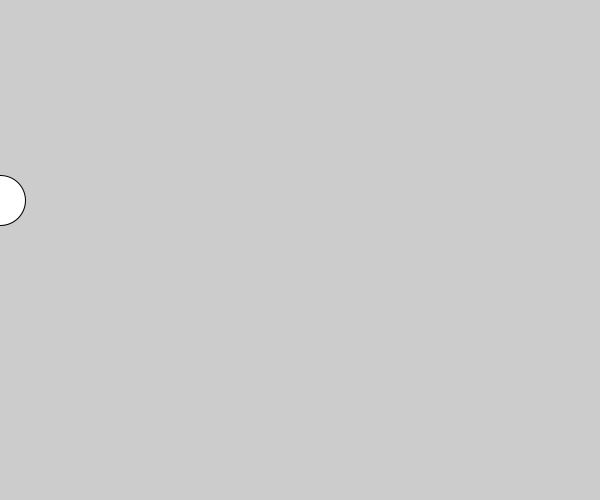
Frame 1 (no input)
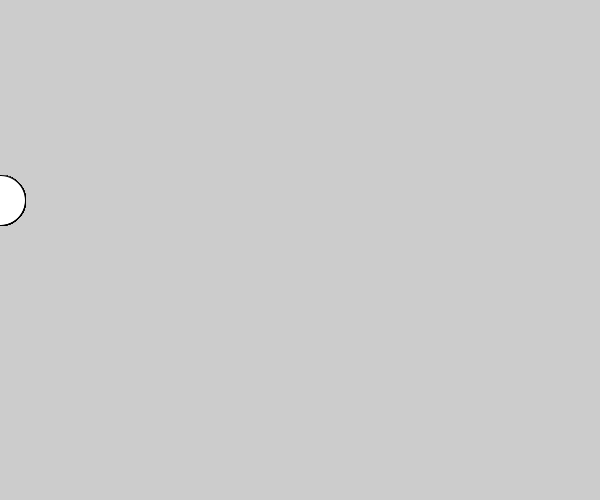
Frame 60 (the mouse pressed at the canvas centre just before this capture)
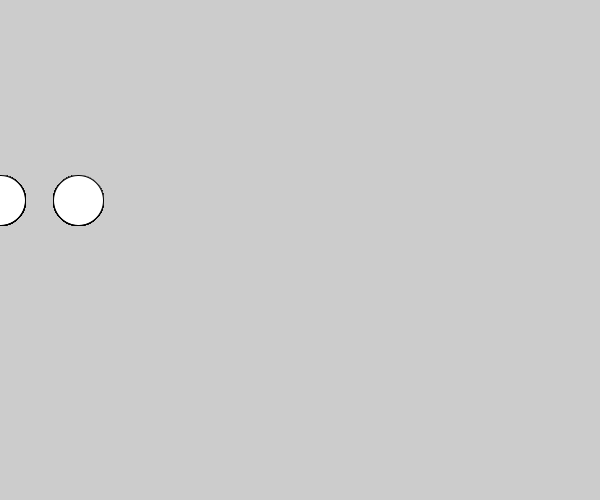
Frame 120 (the mouse held since frame 60 and released just before this capture)

The Processing sketch that drew these frames (run headless with seeded random() and noise(); from frame 60 on, the mouse is pressed at the canvas centre):

// Processing sketch: chislen
// ── chislen.pde
double time ;
double xMouse;
float x;

void setup()
{
  size(600,500);
  time = millis();
}

void draw()
{
  time-=millis();
  
  println(time+" "+differ());
  x+=differ()*(-16);
  ellipse(x,200,50,50);
  time = millis();
  
}


double differ()
{
  xMouse-=mouseX;
  return (mouseX-pmouseX)/time;
  
}
